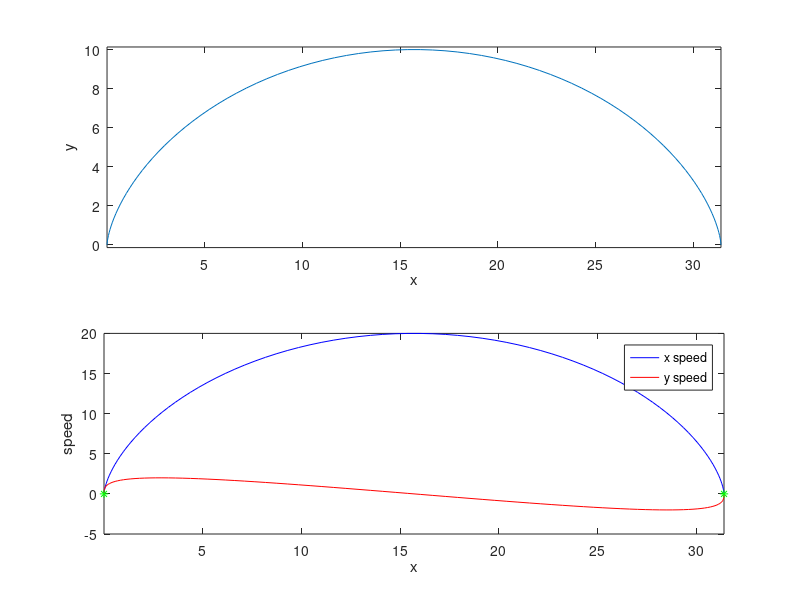

Reproduce this figure in MATLAB.
clear all
close all
clc

R = 5;
w = 2;

theta = linspace(0,2*pi, 100);

x = R*(theta-sin(theta));
y = R*(1-cos(theta));

t = linspace(0,2*pi/w, 100);

vx = R*w*(1-cos(theta));
vy = w*sin(theta);

nul = y == 0;

figure()
box

f(1) = subplot(2,1,1);
box
hold on
axis equal
plot(x,y);
xlabel('x');
ylabel('y');

f(2) = subplot(2,1,2);
hold on
box
plot(x, vx, 'b');
plot(x, vy, 'r');
plot(x(nul), y(nul), '*g');
xlabel('x');
ylabel('speed');
legend('x speed', 'y speed');

linkaxes(f, 'x');